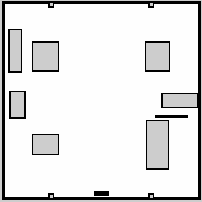
#> input picture raia_amr_description/maps/raia_factory_map_baseline.pgm, 202 x 202 px, found by its file name
$ python apply_fixed_obstacles_and_keepout.py
#> lines starting #> are read from the running program, lines starting #| are printed output that depends on the picture; after the words box and inside, x2 and y2 are one past the last pixel; in counts of white or black regions, pixels touching at a corner belong together
#!/usr/bin/env python3
# -*- coding: utf-8 -*-
"""
═══════════════════════════════════════════════════════════════════════════════
  INSCRIPTION DES OBSTACLES FIXES & ZONES INTERDITES (KEEP-OUT ZONES) — AMR RAIA
  Atelier Industriel CMS 4.0 | factory_workshop.world

  Inscrit directement sur la carte PGM (raia_factory_map.pgm) :
  1. L'obstacle fixe du carrefour : Chariot de maintenance technique (x=0.0, y=0.65)
  2. Les barrières et structures fixes
  3. Les 'Champs à ne pas aller vers eux' (Zones interdites / Keep-Out Zones) :
     - Zone A : Zone Haute Tension & Armoire Électrique Est [x: 3.6..4.8, y: -1.2..0.4]
     - Zone B : Zone Tampon Arrière Sérigraphie MPM Nord-Est [x: 3.4..4.8, y: 1.2..3.2]
     - Zone C : Zone Stockage Chimique & Batteries Sud-Ouest [x: -4.8..-3.2, y: -3.0..-1.5]
     - Zone D : Zone Exclusion Banc de Test SPEA Nord-Ouest [x: -4.8..-3.4, y: 1.2..3.2]
═══════════════════════════════════════════════════════════════════════════════
"""

import os
import shutil
import math
import numpy as np
from PIL import Image

BASE_DIR = os.path.dirname(os.path.abspath(__file__))
MAPS_DIR = os.path.join(BASE_DIR, "maps")
BASELINE_MAP_PATH = os.path.join(MAPS_DIR, "raia_factory_map_baseline.pgm")
TARGET_MAP_PATH = os.path.join(MAPS_DIR, "raia_factory_map.pgm")
BACKUP_MAP_PATH = os.path.join(MAPS_DIR, "raia_factory_map.pgm.bak")

# Paramètres de la grille de coût / OGM
RESOLUTION = 0.05  # m par pixel
ORIGIN_X = -5.05   # m
ORIGIN_Y = -5.05   # m
WIDTH = 202        # pixels
HEIGHT = 202       # pixels

def world_to_map(x: float, y: float) -> tuple[int, int]:
    """Convertit des coordonnées monde (mètres) en pixels (row, col)."""
    col = int(round((x - ORIGIN_X) / RESOLUTION))
    row = HEIGHT - 1 - int(round((y - ORIGIN_Y) / RESOLUTION))
    col = max(0, min(WIDTH - 1, col))
    row = max(0, min(HEIGHT - 1, row))
    return row, col

def map_to_world(row: int, col: int) -> tuple[float, float]:
    """Convertit des coordonnées pixels (row, col) en coordonnées monde (mètres)."""
    x = ORIGIN_X + col * RESOLUTION
    y = ORIGIN_Y + (HEIGHT - 1 - row) * RESOLUTION
    return x, y

def draw_circle_obstacle(arr: np.ndarray, cx: float, cy: float, radius: float, val: int = 0):
    """Dessine un obstacle circulaire plein de valeur val (0 = occupé)."""
    cr, cc = world_to_map(cx, cy)
    rad_px = int(round(radius / RESOLUTION))
    for r in range(max(0, cr - rad_px), min(HEIGHT, cr + rad_px + 1)):
        for c in range(max(0, cc - rad_px), min(WIDTH, cc + rad_px + 1)):
            if math.hypot(r - cr, c - cc) <= rad_px:
                arr[r, c] = val

def draw_rect_keepout(arr: np.ndarray, x_min: float, x_max: float, y_min: float, y_max: float, val: int = 0):
    """Dessine une zone interdite (Keep-out zone) rectangulaire pleine."""
    r_top, c_left = world_to_map(x_min, y_max)
    r_bottom, c_right = world_to_map(x_max, y_min)

    r_start = min(r_top, r_bottom)
    r_end = max(r_top, r_bottom)
    c_start = min(c_left, c_right)
    c_end = max(c_left, c_right)

    arr[r_start:r_end + 1, c_start:c_end + 1] = val

def apply_all_features():
    print("╔═══════════════════════════════════════════════════════════════════╗")
    print("║   INSCRIPTION DES OBSTACLES FIXES & ZONES INTERDITES SUR CARTE   ║")
    print("╚═══════════════════════════════════════════════════════════════════╝")

    # 1. Vérification et chargement de la carte baseline
    if os.path.exists(BASELINE_MAP_PATH):
        src_path = BASELINE_MAP_PATH
        print(f"  → Chargement de la carte baseline : {src_path}")
    elif os.path.exists(TARGET_MAP_PATH):
        src_path = TARGET_MAP_PATH
        print(f"  → Carte baseline absente, utilisation de : {src_path}")
    else:
        raise FileNotFoundError(f"Aucune carte PGM trouvée dans {MAPS_DIR}")

    # Sauvegarde préventive
    if os.path.exists(TARGET_MAP_PATH):
        shutil.copyfile(TARGET_MAP_PATH, BACKUP_MAP_PATH)
        print(f"  ✓ Sauvegarde de sécurité créée : {BACKUP_MAP_PATH}")

    im = Image.open(src_path)
#> im is the input picture: PIL image 202x202 L; min 0, max 254, mean 225.4
    arr = np.array(im, dtype=np.uint8)

    # 2. Inscription de l'obstacle fixe central (Chariot de maintenance technique)
    # Position monde : x = 0.0, y = 0.65, dimensions réelles : 0.54 x 0.54 m (rayon ~0.32 m)
    cart_x, cart_y, cart_radius = 0.0, 0.65, 0.32
    draw_circle_obstacle(arr, cart_x, cart_y, cart_radius, val=0)
#> after the loop in draw_circle_obstacle, `for r in range(max(0, cr - rad_px), min(HEIGHT, cr + rad_px + 1)):`:
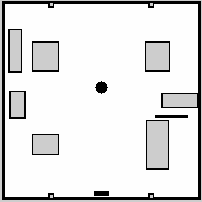
#> arr: shape (202, 202); 0.28% of pixels changed, all inside (x1, y1, x2, y2) = (95, 81, 108, 94)
    print(f"  ✓ [OBSTACLE FIXE] Chariot de maintenance inscrit à ({cart_x:.2f}, {cart_y:.2f}) r={cart_radius:.2f}m")

    # 3. Inscription des 'Champs à ne pas aller vers eux' (Zones d'exclusion / Keep-Out Zones ISO 3691-4)
    keepout_zones = [
        {
            "id": "ZONE_A_HAUTE_TENSION",
            "name": "Zone A — Haute Tension & Armoire Électrique Est",
            "x_min": 3.6, "x_max": 4.8, "y_min": -1.2, "y_max": 0.4
        },
        {
            "id": "ZONE_B_TAMPON_MPM",
            "name": "Zone B — Périmètre Arrière Machine Sérigraphie MPM",
            "x_min": 3.4, "x_max": 4.8, "y_min": 1.2, "y_max": 3.2
        },
        {
            "id": "ZONE_C_STOCKAGE_CHIMIQUE",
            "name": "Zone C — Stockage Produits Chimiques & Batteries Sud-Ouest",
            "x_min": -4.8, "x_max": -3.2, "y_min": -3.0, "y_max": -1.5
        },
        {
            "id": "ZONE_D_EXCLUSION_SPEA",
            "name": "Zone D — Périmètre Arrière Banc d'Inspection SPEA",
            "x_min": -4.8, "x_max": -3.4, "y_min": 1.2, "y_max": 3.2
        }
    ]

    for z in keepout_zones:
        draw_rect_keepout(arr, z["x_min"], z["x_max"], z["y_min"], z["y_max"], val=0)
        print(f"  ✓ [KEEP-OUT ZONE] {z['name']} [{z['x_min']}..{z['x_max']}, {z['y_min']}..{z['y_max']}] inscrite")
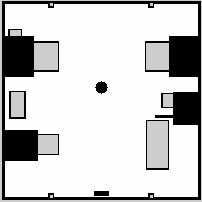
#> arr: shape (202, 202); 9.53% of pixels changed, all inside (x1, y1, x2, y2) = (5, 36, 198, 161)

    # 4. Sauvegarde de la carte finale PGM
    out_im = Image.fromarray(arr)
    out_im.save(TARGET_MAP_PATH)
    print(f"\n  ✓ Carte mise à jour enregistrée avec succès : {TARGET_MAP_PATH}")

    # Vérification des pixels
    unique, counts = np.unique(arr, return_counts=True)
#> unique = [0, 205, 254]; counts = [7587, 4396, 28821]
    stats = dict(zip(unique, counts))
#> stats = {0: 7587, 205: 4396, 254: 28821}
    print(f"  → Statistiques carte : {stats.get(0, 0)} px occupés (0), {stats.get(254, 0)} px libres (254), {stats.get(205, 0)} px inconnus (205)")
#|   → Statistiques carte : 7587 px occupés (0), 28821 px libres (254), 4396 px inconnus (205)
    print("═══════════════════════════════════════════════════════════════════\n")

if __name__ == "__main__":
    apply_all_features()
